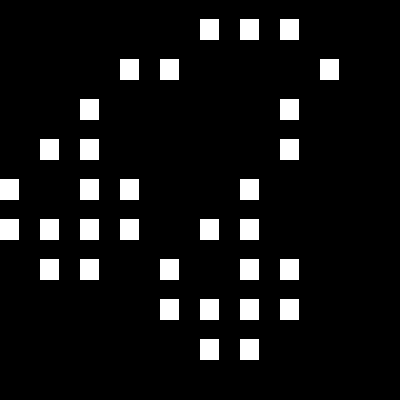

Below is a game level as drawn by its tile map, then a one-line description and the .tmx that defines it (tile-layer data replaced by summaries):
An orthogonal 10x10 tile map with 40x40 px tiles, 1 tile layer (Layer 1).

<map version="1.0" orientation="orthogonal" width="10" height="10" tilewidth="40" tileheight="40">
 <tileset firstgid="1" name="texture" tilewidth="40" tileheight="40" spacing="4" margin="4">
  <image source="texture.png" />
 </tileset>
 <layer name="Layer 1" width="10" height="10">
  <data>[100 cells, 32 non-empty, 1 distinct tile ids]</data>
 </layer>
</map>
